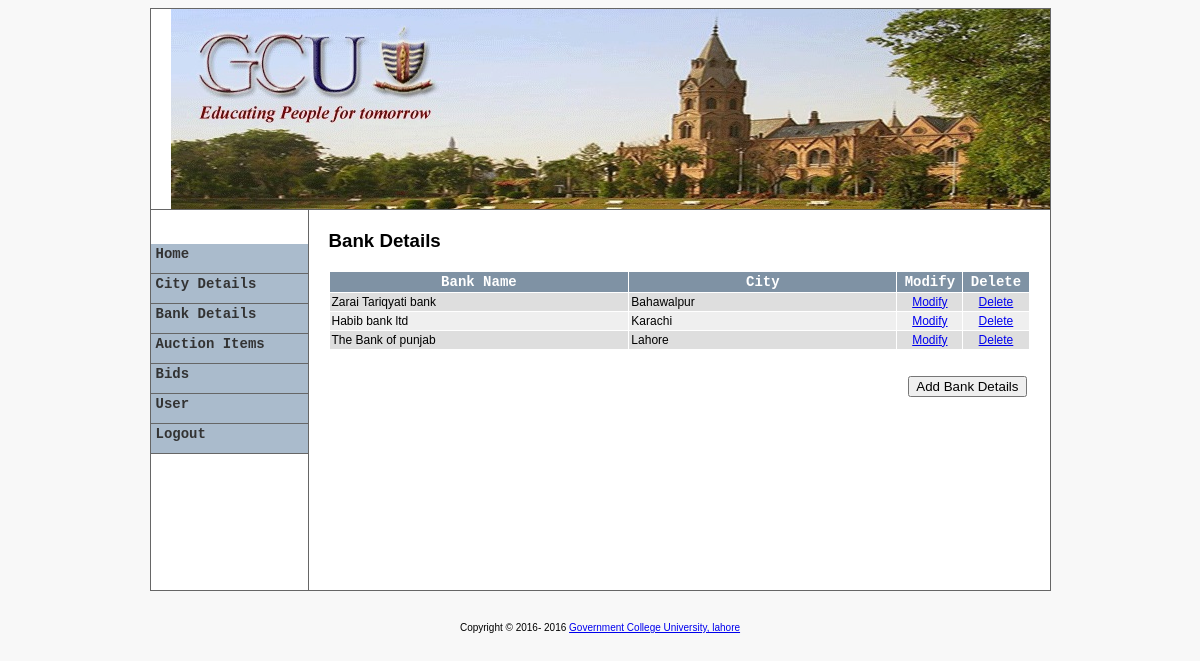
Page /admin/bank/index.php (signed in) on the committed database.
### tables this page shows
CREATE TABLE `tbl_banks` (
  `id` int(10) NOT NULL,
  `bname` varchar(255) NOT NULL,
  `address` tinytext NOT NULL,
  `pn_no` varchar(100) NOT NULL,
  `city` int(10) NOT NULL
);

CREATE TABLE `tbl_cities` (
  `id` int(10) NOT NULL,
  `city` varchar(100) NOT NULL,
  `state` varchar(100) NOT NULL
);

### admin/bank/index.php (called while the page is built, shortened)
<?php
require_once '../include/template.php';
?>

### library/database.php (called while the page is built, shortened)
<?php
function dbQuery($sql)
{
	$result = mysql_query($sql) or die(mysql_error());
	return $result;
}
function dbFetchAssoc($result)
{
	return mysql_fetch_assoc($result);
}
function dbNumRows($result)
{
	return mysql_num_rows($result);
}
?>

### admin/bank/list.php (the view, shortened to what this page needs)
<?php
if (isset($_GET['cId']) && (int)$_GET['cId'] >= 0) {
	$cId = (int)$_GET['cId'];
	$queryString = "&cId=$cId";
} else {
	$cId = 0;
}
$rowsPerPage = 10;
$sql = "SELECT b.id, b.bname, c.city
        FROM tbl_banks b, tbl_cities c
		WHERE b.city = c.id";
$result     = dbQuery(getPagingQuery($sql, $rowsPerPage));
?>
<h3>Bank Details</h3>
<form action="processCategory.php?action=addCategory" method="post"  name="frmListCategory" id="frmListCategory">
 <table width="100%" border="0" align="center" cellpadding="2" cellspacing="1" class="text">
  <tr align="center" id="listTableHeader">
   <td width="622">Bank Name</td>
   <td width="524">City</td>
   <td width="75">Modify</td>
   <td width="75">Delete</td>
  </tr>
  <?php
if (dbNumRows($result) > 0) {
	$i = 0;
	while($row = dbFetchAssoc($result)) {
		extract($row);
		if ($i%2) {
			$class = 'row1';
		} else {
			$class = 'row2';
		}
		$i += 1;
?>
  <tr class="<?php echo $class; ?>">
   <td><?php echo $bname; ?></td>
   <td><?php echo $city; ?></td>
   <td width="75" align="center"><a href="javascript:modifyBank(<?php echo $id; ?>);">Modify</a></td>
   <td width="75" align="center"><a href="javascript:deleteBank(<?php echo $id; ?>);">Delete</a></td>
  </tr>
  <?php
	}
?>
  <tr>
   <td colspan="5" align="center">
   ?></td>
  </tr>
<?php
} else {
?>
  <tr>
   <td colspan="5" align="center">No Bank Yet</td>
  </tr>
  <?php
}
?>
  <tr>
   <td colspan="5">&nbsp;</td>
  </tr>
  <tr>
   <td colspan="5" align="right"> <input name="btnAddCategory" type="button" id="btnAddCategory" value="Add Bank Details"  onClick="addCategory(<?php echo $cId; ?>)">   </td>
  </tr>
 </table>
 <p>&nbsp;</p>
</form>

### admin/include/admin.css (style rules this page uses)
#listTableHeader { font-family: "Courier New", Courier, mono; font-size: 14px; color: #FFFFFF; background-color: #7F92A4; font-weight: bold; background-position: center; }
.row1 { background-color: #EFEFEF; }
.row2 { background-color: #DEDEDE; }
body { font-family: "Arial", "Helvetica", "sans-serif"; text-align: center; font-size: 10px; }
.text { font-family: Arial, Helvetica, sans-serif; font-size: 12px; }

### admin/include/template.php (style rules this page uses)
body { background-color:#F8F8F8; }

### rows in the picture
tbl_banks: bname "Zarai Tariqyati bank", tbl_cities.city "Bahawalpur"
tbl_banks: bname "Habib bank ltd", tbl_cities.city "Karachi"
tbl_banks: bname "The Bank of punjab", tbl_cities.city "Lahore"
